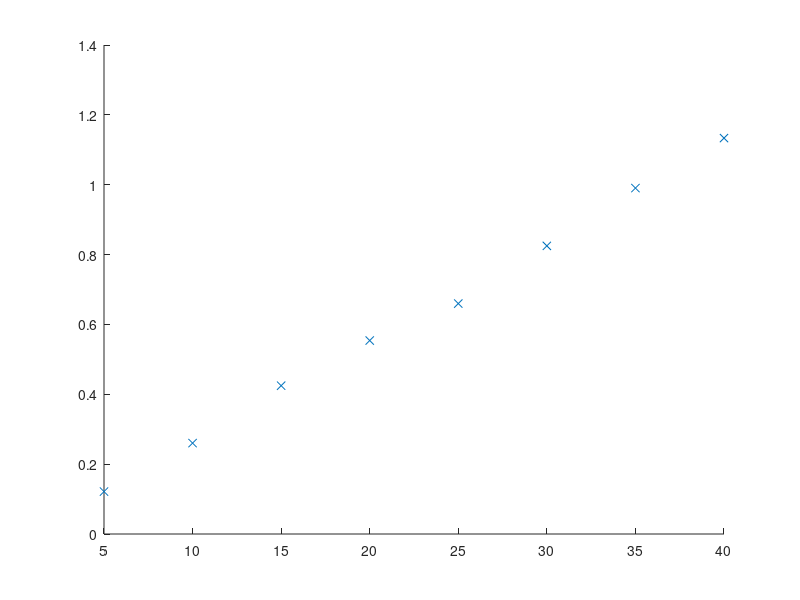

Write MATLAB code to recreate this figure. (Note: this script raises an error after producing the figure.)
n_05 = mean([6.97 , 6.84 , 7.06])
n_10 = mean([14.76 , 14.94 , 15.03])
n_15 = mean([25.42 , 24.39 , 23.18])
n_20 = mean([31.27 , 31.05 , 32.89])
n_25 = mean([37.71 , 37.62 , 38.07])
n_30 = mean([46.75 , 47.97 , 47.07])
n_35 = mean([ 56.79, 56.88  , 56.56 ])
n_40 = mean([ 64.97, 64.75 ,65.11 ])

y = deg2rad([n_05 , n_10 , n_15 , n_20 ,n_25 , n_30 , n_35 , n_40]);
u = [0.05 , 0.10 , 0.15 , 0.20 , 0.25 , 0.30 , 0.35 , 0.40]*100 ;

hold on 
plot(u,y ,'x')
hold on 
[r,m,b] = regression(u,y)

%plot(regression(x,y))